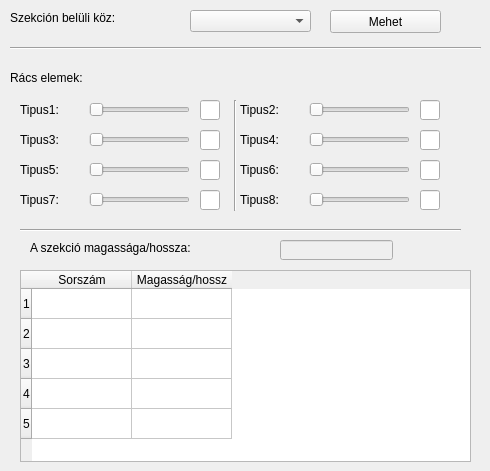
   <widget class="QWidget" name="tab_2">
    <attribute name="title">
     <string>Szerkezetsablon</string>
    </attribute>
    <widget class="QLabel" name="label_18">
     <property name="geometry">
      <rect>
       <x>10</x>
       <y>10</y>
       <width>171</width>
       <height>16</height>
      </rect>
     </property>
     <property name="text">
      <string>Szekción belüli köz:</string>
     </property>
    </widget>
    <widget class="QComboBox" name="kozok">
     <property name="geometry">
      <rect>
       <x>190</x>
       <y>10</y>
       <width>121</width>
       <height>22</height>
      </rect>
     </property>
    </widget>
    <widget class="QPushButton" name="kozkivalaszto">
     <property name="geometry">
      <rect>
       <x>330</x>
       <y>10</y>
       <width>111</width>
       <height>23</height>
      </rect>
     </property>
     <property name="text">
      <string>Mehet</string>
     </property>
    </widget>
    <widget class="Line" name="line_4">
     <property name="geometry">
      <rect>
       <x>10</x>
       <y>40</y>
       <width>471</width>
       <height>16</height>
      </rect>
     </property>
     <property name="orientation">
      <enum>Qt::Horizontal</enum>
     </property>
    </widget>
    <widget class="QLabel" name="label_19">
     <property name="geometry">
      <rect>
       <x>10</x>
       <y>70</y>
       <width>121</width>
       <height>16</height>
      </rect>
     </property>
     <property name="text">
      <string>Rács elemek:</string>
     </property>
    </widget>
    <widget class="Line" name="line_5">
     <property name="geometry">
      <rect>
       <x>20</x>
       <y>220</y>
       <width>441</width>
       <height>20</height>
      </rect>
     </property>
     <property name="orientation">
      <enum>Qt::Horizontal</enum>
     </property>
    </widget>
    <widget class="QLabel" name="label_20">
     <property name="geometry">
      <rect>
       <x>20</x>
       <y>100</y>
       <width>61</width>
       <height>20</height>
      </rect>
     </property>
     <property name="text">
      <string>Tipus1:</string>
     </property>
    </widget>
    <widget class="QLabel" name="label_21">
     <property name="geometry">
      <rect>
       <x>20</x>
       <y>130</y>
       <width>71</width>
       <height>20</height>
      </rect>
     </property>
     <property name="text">
      <string>Tipus3:</string>
     </property>
    </widget>
    <widget class="QLabel" name="label_22">
     <property name="geometry">
      <rect>
       <x>20</x>
       <y>160</y>
       <width>71</width>
       <height>20</height>
      </rect>
     </property>
     <property name="text">
      <string>Tipus5:</string>
     </property>
    </widget>
    <widget class="QLabel" name="label_23">
     <property name="geometry">
      <rect>
       <x>20</x>
       <y>190</y>
       <width>61</width>
       <height>20</height>
      </rect>
     </property>
     <property name="text">
      <string>Tipus7:</string>
     </property>
    </widget>
    <widget class="QSlider" name="ftipus1">
     <property name="geometry">
      <rect>
       <x>89</x>
       <y>100</y>
       <width>101</width>
       <height>20</height>
      </rect>
     </property>
     <property name="orientation">
      <enum>Qt::Horizontal</enum>
     </property>
    </widget>
    <widget class="QLabel" name="label_24">
     <property name="geometry">
      <rect>
       <x>240</x>
       <y>100</y>
       <width>61</width>
       <height>20</height>
      </rect>
     </property>
     <property name="text">
      <string>Tipus2:</string>
     </property>
    </widget>
    <widget class="QLineEdit" name="ftipus1text">
     <property name="geometry">
      <rect>
       <x>200</x>
       <y>100</y>
       <width>20</width>
       <height>20</height>
      </rect>
     </property>
    </widget>
    <widget class="Line" name="line_6">
     <property name="geometry">
      <rect>
       <x>220</x>
       <y>100</y>
       <width>31</width>
       <height>111</height>
      </rect>
     </property>
     <property name="orientation">
      <enum>Qt::Vertical</enum>
     </property>
    </widget>
    <widget class="QSlider" name="ftipus3">
     <property name="geometry">
      <rect>
       <x>89</x>
       <y>130</y>
       <width>101</width>
       <height>20</height>
      </rect>
     </property>
     <property name="orientation">
      <enum>Qt::Horizontal</enum>
     </property>
    </widget>
    <widget class="QSlider" name="ftipus5">
     <property name="geometry">
      <rect>
       <x>89</x>
       <y>160</y>
       <width>101</width>
       <height>20</height>
      </rect>
     </property>
     <property name="orientation">
      <enum>Qt::Horizontal</enum>
     </property>
    </widget>
    <widget class="QSlider" name="ftipus7">
     <property name="geometry">
      <rect>
       <x>89</x>
       <y>190</y>
       <width>101</width>
       <height>20</height>
      </rect>
     </property>
     <property name="orientation">
      <enum>Qt::Horizontal</enum>
     </property>
    </widget>
    <widget class="QLabel" name="label_25">
     <property name="geometry">
      <rect>
       <x>240</x>
       <y>130</y>
       <width>61</width>
       <height>20</height>
      </rect>
     </property>
     <property name="text">
      <string>Tipus4:</string>
     </property>
    </widget>
    <widget class="QLabel" name="label_26">
     <property name="geometry">
      <rect>
       <x>240</x>
       <y>160</y>
       <width>61</width>
       <height>20</height>
      </rect>
     </property>
     <property name="text">
      <string>Tipus6:</string>
     </property>
    </widget>
    <widget class="QLabel" name="label_27">
     <property name="geometry">
      <rect>
       <x>240</x>
       <y>190</y>
       <width>61</width>
       <height>20</height>
      </rect>
     </property>
     <property name="text">
      <string>Tipus8:</string>
     </property>
    </widget>
    <widget class="QSlider" name="ftipus2">
     <property name="geometry">
      <rect>
       <x>309</x>
       <y>100</y>
       <width>101</width>
       <height>20</height>
      </rect>
     </property>
     <property name="orientation">
      <enum>Qt::Horizontal</enum>
     </property>
    </widget>
    <widget class="QSlider" name="ftipus4">
     <property name="geometry">
      <rect>
       <x>309</x>
       <y>130</y>
       <width>101</width>
       <height>20</height>
      </rect>
     </property>
     <property name="orientation">
      <enum>Qt::Horizontal</enum>
     </property>
    </widget>
    <widget class="QSlider" name="ftipus6">
     <property name="geometry">
      <rect>
       <x>309</x>
       <y>160</y>
       <width>101</width>
       <height>20</height>
      </rect>
     </property>
     <property name="orientation">
      <enum>Qt::Horizontal</enum>
     </property>
    </widget>
    <widget class="QSlider" name="ftipus8">
     <property name="geometry">
      <rect>
       <x>309</x>
       <y>190</y>
       <width>101</width>
       <height>20</height>
      </rect>
     </property>
     <property name="orientation">
      <enum>Qt::Horizontal</enum>
     </property>
    </widget>
    <widget class="QLineEdit" name="ftipus3text">
     <property name="geometry">
      <rect>
       <x>200</x>
       <y>130</y>
       <width>20</width>
       <height>20</height>
      </rect>
     </property>
    </widget>
    <widget class="QLineEdit" name="ftipus5text">
     <property name="geometry">
      <rect>
       <x>200</x>
       <y>160</y>
       <width>20</width>
       <height>20</height>
      </rect>
     </property>
    </widget>
    <widget class="QLineEdit" name="ftipus7text">
     <property name="geometry">
      <rect>
       <x>200</x>
       <y>190</y>
       <width>20</width>
       <height>20</height>
      </rect>
     </property>
    </widget>
    <widget class="QLineEdit" name="ftipus2text">
     <property name="geometry">
      <rect>
       <x>420</x>
       <y>100</y>
       <width>20</width>
       <height>20</height>
      </rect>
     </property>
    </widget>
    <widget class="QLineEdit" name="ftipus4text">
     <property name="geometry">
      <rect>
       <x>420</x>
       <y>130</y>
       <width>20</width>
       <height>20</height>
      </rect>
     </property>
    </widget>
    <widget class="QLineEdit" name="ftipus6text">
     <property name="geometry">
      <rect>
       <x>420</x>
       <y>160</y>
       <width>20</width>
       <height>20</height>
      </rect>
     </property>
    </widget>
    <widget class="QLineEdit" name="ftipus8text">
     <property name="geometry">
      <rect>
       <x>420</x>
       <y>190</y>
       <width>20</width>
       <height>20</height>
      </rect>
     </property>
    </widget>
    <widget class="QLabel" name="label_28">
     <property name="geometry">
      <rect>
       <x>30</x>
       <y>240</y>
       <width>241</width>
       <height>16</height>
      </rect>
     </property>
     <property name="text">
      <string>A szekció magassága/hossza:</string>
     </property>
    </widget>
    <widget class="QLineEdit" name="szekciohossz">
     <property name="enabled">
      <bool>false</bool>
     </property>
     <property name="geometry">
      <rect>
       <x>280</x>
       <y>240</y>
       <width>113</width>
       <height>20</height>
      </rect>
     </property>
    </widget>
    <widget class="QTableWidget" name="racskozok">
     <property name="geometry">
      <rect>
       <x>20</x>
       <y>270</y>
       <width>451</width>
       <height>192</height>
      </rect>
     </property>
     <property name="rowCount">
      <number>5</number>
     </property>
     <row/>
     <row/>
     <row/>
     <row/>
     <row/>
     <column>
      <property name="text">
       <string>Sorszám</string>
      </property>
     </column>
     <column>
      <property name="text">
       <string>Magasság/hossz</string>
      </property>
     </column>
    </widget>
   </widget>
